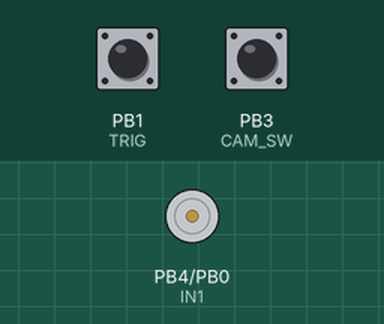
Recording of a sketch running on a simulated ATtiny85, built with avr-gcc and run on an emulated ATtiny85. Shown: motor-driver pin pairs drawn as motors (green arrow = first pin HIGH = forward, orange = second pin HIGH = backward, longer = more drive). The inputs (shaded band) are chosen by the test bench; at power-on: PB1 (TRIG) HIGH, PB3 (CAM_SW) HIGH.

Above: at 1.2 s.
1.3 s: PB1 (TRIG) pulled LOW for 0.15 s
At 2.6 s:
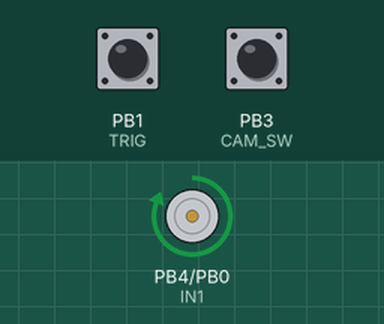
2.9 s: PB3 (CAM_SW) pulled LOW for 0.15 s
At 3.8 s:
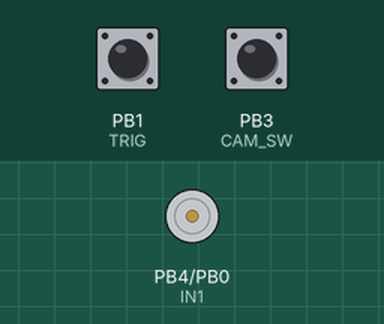
4.5 s: PB1 (TRIG) pulled LOW for 1 s
At 6.4 s:
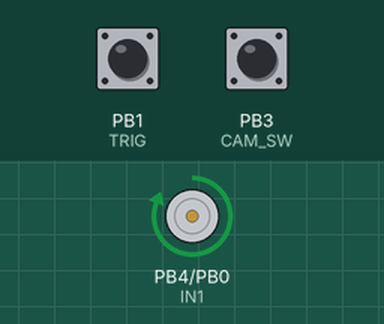
Timing chart, 0 to 7.9 s (numbered marks = the images above; inputs shaded):
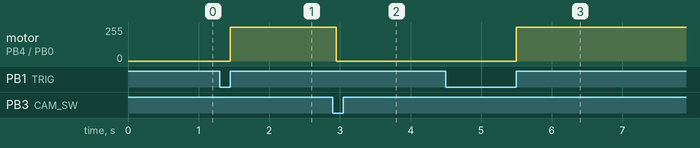

The sketch:

LemonVendor.ino
```cpp
// Nottinghack Barbot Lemon Slice Vendor
// ATtiny85 - 1MHz
// V0.1
// V0.2 - now uses TRIG input to start

// L298N dual H bridge inputs
#define IN1 4
#define IN2 0

#define TRIG 1
#define CAM_SW 3

#define TRIG_TIME 5  // trigger active low time

void setup()
{
  pinMode(IN1,OUTPUT);
  pinMode(IN2,OUTPUT);
  pinMode(TRIG,INPUT_PULLUP);

  digitalWrite(IN1,LOW);
  digitalWrite(IN2,LOW);
}

void loop()
{
  long end_time;

  while(digitalRead(TRIG));

  end_time=millis()+TRIG_TIME;

  while(!digitalRead(TRIG));

  if(millis()>end_time)
  {
    pinMode(CAM_SW,INPUT_PULLUP);

    digitalWrite(IN1,HIGH);
    delay(50);

    while(!digitalRead(CAM_SW));
    delay(50);

    while(digitalRead(CAM_SW));
    delay(50);

    digitalWrite(IN1,LOW);
  }
}
```

Measured:
- after the input at 1.3 s, motor on PB4 (IN1) / PB0 (IN2): stopped → forward 255/255 after 0.15 s
- after the input at 2.9 s, motor on PB4 (IN1) / PB0 (IN2): forward 255/255 → stopped after 0.05 s
- after the input at 4.5 s, motor on PB4 (IN1) / PB0 (IN2): stopped → forward 255/255 after 1.0 s
